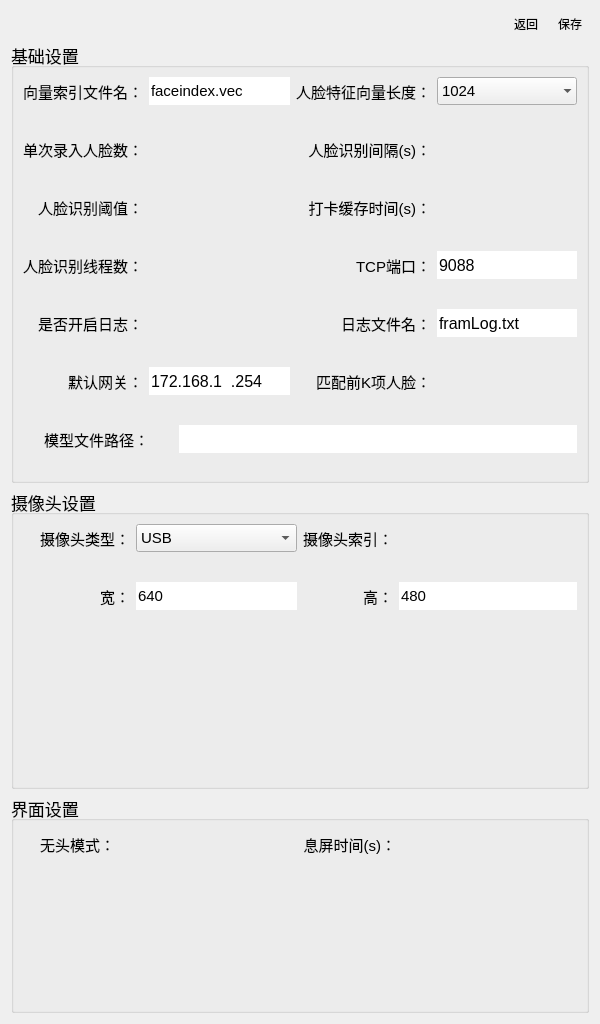
<?xml version="1.0" encoding="UTF-8"?>
<ui version="4.0">
 <class>SettingWidget</class>
 <widget class="QWidget" name="SettingWidget">
  <property name="geometry">
   <rect>
    <x>0</x>
    <y>0</y>
    <width>600</width>
    <height>1024</height>
   </rect>
  </property>
  <property name="minimumSize">
   <size>
    <width>600</width>
    <height>0</height>
   </size>
  </property>
  <property name="maximumSize">
   <size>
    <width>600</width>
    <height>16777215</height>
   </size>
  </property>
  <property name="windowTitle">
   <string>Form</string>
  </property>
  <layout class="QVBoxLayout" name="verticalLayout">
   <item>
    <layout class="QHBoxLayout" name="horizontalLayout">
     <item>
      <spacer name="horizontalSpacer">
       <property name="orientation">
        <enum>Qt::Horizontal</enum>
       </property>
       <property name="sizeHint" stdset="0">
        <size>
         <width>40</width>
         <height>20</height>
        </size>
       </property>
      </spacer>
     </item>
     <item>
      <widget class="QToolButton" name="tb_back">
       <property name="text">
        <string>返回</string>
       </property>
       <property name="icon">
        <iconset resource="../../qrc.qrc">
         <normaloff>:/img/icon_return.png</normaloff>:/img/icon_return.png</iconset>
       </property>
       <property name="iconSize">
        <size>
         <width>28</width>
         <height>28</height>
        </size>
       </property>
       <property name="toolButtonStyle">
        <enum>Qt::ToolButtonTextBesideIcon</enum>
       </property>
       <property name="autoRaise">
        <bool>true</bool>
       </property>
      </widget>
     </item>
     <item>
      <widget class="QToolButton" name="tb_save">
       <property name="text">
        <string>保存</string>
       </property>
       <property name="icon">
        <iconset resource="../../qrc.qrc">
         <normaloff>:/img/icon_save.png</normaloff>:/img/icon_save.png</iconset>
       </property>
       <property name="iconSize">
        <size>
         <width>28</width>
         <height>28</height>
        </size>
       </property>
       <property name="toolButtonStyle">
        <enum>Qt::ToolButtonTextBesideIcon</enum>
       </property>
       <property name="autoRaise">
        <bool>true</bool>
       </property>
      </widget>
     </item>
    </layout>
   </item>
   <item>
    <widget class="QGroupBox" name="groupBox">
     <property name="sizePolicy">
      <sizepolicy hsizetype="Preferred" vsizetype="Expanding">
       <horstretch>0</horstretch>
       <verstretch>0</verstretch>
      </sizepolicy>
     </property>
     <property name="font">
      <font>
       <pointsize>13</pointsize>
       <italic>false</italic>
       <bold>false</bold>
       <underline>false</underline>
       <strikeout>false</strikeout>
      </font>
     </property>
     <property name="title">
      <string>基础设置</string>
     </property>
     <layout class="QVBoxLayout" name="verticalLayout_3">
      <item>
       <layout class="QVBoxLayout" name="verticalLayout_2">
        <property name="spacing">
         <number>30</number>
        </property>
        <item>
         <layout class="QHBoxLayout" name="horizontalLayout_3">
          <property name="spacing">
           <number>6</number>
          </property>
          <item>
           <layout class="QFormLayout" name="formLayout_3">
            <property name="labelAlignment">
             <set>Qt::AlignRight|Qt::AlignTrailing|Qt::AlignVCenter</set>
            </property>
            <property name="formAlignment">
             <set>Qt::AlignLeading|Qt::AlignLeft|Qt::AlignTop</set>
            </property>
            <property name="verticalSpacing">
             <number>30</number>
            </property>
            <item row="0" column="0">
             <widget class="QLabel" name="label">
              <property name="font">
               <font>
                <pointsize>11</pointsize>
                <italic>false</italic>
                <bold>false</bold>
                <underline>false</underline>
                <strikeout>false</strikeout>
               </font>
              </property>
              <property name="text">
               <string>向量索引文件名：</string>
              </property>
              <property name="alignment">
               <set>Qt::AlignRight|Qt::AlignTrailing|Qt::AlignVCenter</set>
              </property>
             </widget>
            </item>
            <item row="0" column="1">
             <widget class="QLineEdit" name="le_index_file">
              <property name="minimumSize">
               <size>
                <width>0</width>
                <height>28</height>
               </size>
              </property>
              <property name="font">
               <font>
                <pointsize>11</pointsize>
                <italic>false</italic>
                <bold>false</bold>
                <underline>false</underline>
                <strikeout>false</strikeout>
               </font>
              </property>
              <property name="text">
               <string>faceindex.vec</string>
              </property>
              <property name="frame">
               <bool>false</bool>
              </property>
              <property name="readOnly">
               <bool>true</bool>
              </property>
              <property name="clearButtonEnabled">
               <bool>false</bool>
              </property>
             </widget>
            </item>
            <item row="1" column="0">
             <widget class="QLabel" name="label_2">
              <property name="font">
               <font>
                <pointsize>11</pointsize>
                <italic>false</italic>
                <bold>false</bold>
                <underline>false</underline>
                <strikeout>false</strikeout>
               </font>
              </property>
              <property name="text">
               <string>单次录入人脸数：</string>
              </property>
              <property name="alignment">
               <set>Qt::AlignRight|Qt::AlignTrailing|Qt::AlignVCenter</set>
              </property>
             </widget>
            </item>
            <item row="1" column="1">
             <widget class="SpinBox" name="csb_max_face_num" native="true">
              <property name="minimumSize">
               <size>
                <width>0</width>
                <height>28</height>
               </size>
              </property>
             </widget>
            </item>
            <item row="2" column="0">
             <widget class="QLabel" name="label_3">
              <property name="font">
               <font>
                <pointsize>11</pointsize>
                <italic>false</italic>
                <bold>false</bold>
                <underline>false</underline>
                <strikeout>false</strikeout>
               </font>
              </property>
              <property name="text">
               <string>人脸识别阈值：</string>
              </property>
              <property name="alignment">
               <set>Qt::AlignRight|Qt::AlignTrailing|Qt::AlignVCenter</set>
              </property>
             </widget>
            </item>
            <item row="2" column="1">
             <widget class="SpinBoxDouble" name="csb_rec_threshold" native="true">
              <property name="minimumSize">
               <size>
                <width>0</width>
                <height>28</height>
               </size>
              </property>
             </widget>
            </item>
            <item row="3" column="0">
             <widget class="QLabel" name="label_4">
              <property name="font">
               <font>
                <pointsize>11</pointsize>
                <italic>false</italic>
                <bold>false</bold>
                <underline>false</underline>
                <strikeout>false</strikeout>
               </font>
              </property>
              <property name="text">
               <string>人脸识别线程数：</string>
              </property>
              <property name="alignment">
               <set>Qt::AlignRight|Qt::AlignTrailing|Qt::AlignVCenter</set>
              </property>
             </widget>
            </item>
            <item row="3" column="1">
             <widget class="SpinBox" name="csb_face_thread_num" native="true">
              <property name="minimumSize">
               <size>
                <width>0</width>
                <height>28</height>
               </size>
              </property>
             </widget>
            </item>
            <item row="4" column="0">
             <widget class="QLabel" name="label_5">
              <property name="font">
               <font>
                <pointsize>11</pointsize>
                <italic>false</italic>
                <bold>false</bold>
                <underline>false</underline>
                <strikeout>false</strikeout>
               </font>
              </property>
              <property name="text">
               <string>是否开启日志：</string>
              </property>
              <property name="alignment">
               <set>Qt::AlignRight|Qt::AlignTrailing|Qt::AlignVCenter</set>
              </property>
             </widget>
            </item>
            <item row="4" column="1">
             <widget class="ImageSwitch" name="cb_is_wriye_log" native="true">
              <property name="minimumSize">
               <size>
                <width>0</width>
                <height>28</height>
               </size>
              </property>
             </widget>
            </item>
            <item row="5" column="0">
             <widget class="QLabel" name="label_11">
              <property name="font">
               <font>
                <pointsize>11</pointsize>
                <italic>false</italic>
                <bold>false</bold>
                <underline>false</underline>
                <strikeout>false</strikeout>
               </font>
              </property>
              <property name="text">
               <string>默认网关：</string>
              </property>
              <property name="alignment">
               <set>Qt::AlignRight|Qt::AlignTrailing|Qt::AlignVCenter</set>
              </property>
             </widget>
            </item>
            <item row="5" column="1">
             <widget class="QLineEdit" name="le_gateway">
              <property name="minimumSize">
               <size>
                <width>0</width>
                <height>28</height>
               </size>
              </property>
              <property name="font">
               <font>
                <pointsize>12</pointsize>
                <italic>false</italic>
                <bold>false</bold>
                <underline>false</underline>
                <strikeout>false</strikeout>
               </font>
              </property>
              <property name="inputMask">
               <string>000.000.000.000</string>
              </property>
              <property name="text">
               <string>172.168.1.254</string>
              </property>
              <property name="frame">
               <bool>false</bool>
              </property>
             </widget>
            </item>
           </layout>
          </item>
          <item>
           <layout class="QFormLayout" name="formLayout_4">
            <property name="labelAlignment">
             <set>Qt::AlignRight|Qt::AlignTrailing|Qt::AlignVCenter</set>
            </property>
            <property name="verticalSpacing">
             <number>30</number>
            </property>
            <item row="0" column="0">
             <widget class="QLabel" name="label_10">
              <property name="font">
               <font>
                <pointsize>11</pointsize>
                <italic>false</italic>
                <bold>false</bold>
                <underline>false</underline>
                <strikeout>false</strikeout>
               </font>
              </property>
              <property name="text">
               <string>人脸特征向量长度：</string>
              </property>
              <property name="alignment">
               <set>Qt::AlignRight|Qt::AlignTrailing|Qt::AlignVCenter</set>
              </property>
             </widget>
            </item>
            <item row="0" column="1">
             <widget class="QComboBox" name="cb_vector_size">
              <property name="minimumSize">
               <size>
                <width>0</width>
                <height>28</height>
               </size>
              </property>
              <property name="font">
               <font>
                <pointsize>11</pointsize>
                <italic>false</italic>
                <bold>false</bold>
                <underline>false</underline>
                <strikeout>false</strikeout>
               </font>
              </property>
              <property name="editable">
               <bool>false</bool>
              </property>
              <property name="iconSize">
               <size>
                <width>16</width>
                <height>16</height>
               </size>
              </property>
              <property name="duplicatesEnabled">
               <bool>false</bool>
              </property>
              <property name="frame">
               <bool>false</bool>
              </property>
              <item>
               <property name="text">
                <string>1024</string>
               </property>
              </item>
              <item>
               <property name="text">
                <string>512</string>
               </property>
              </item>
              <item>
               <property name="text">
                <string>256</string>
               </property>
              </item>
              <item>
               <property name="text">
                <string>2048</string>
               </property>
              </item>
             </widget>
            </item>
            <item row="1" column="0">
             <widget class="QLabel" name="label_7">
              <property name="font">
               <font>
                <pointsize>11</pointsize>
                <italic>false</italic>
                <bold>false</bold>
                <underline>false</underline>
                <strikeout>false</strikeout>
               </font>
              </property>
              <property name="text">
               <string>人脸识别间隔(s)：</string>
              </property>
              <property name="alignment">
               <set>Qt::AlignRight|Qt::AlignTrailing|Qt::AlignVCenter</set>
              </property>
             </widget>
            </item>
            <item row="1" column="1">
             <widget class="SpinBoxDouble" name="csb_rec_interval" native="true">
              <property name="minimumSize">
               <size>
                <width>0</width>
                <height>28</height>
               </size>
              </property>
             </widget>
            </item>
            <item row="2" column="0">
             <widget class="QLabel" name="label_8">
              <property name="font">
               <font>
                <pointsize>11</pointsize>
                <italic>false</italic>
                <bold>false</bold>
                <underline>false</underline>
                <strikeout>false</strikeout>
               </font>
              </property>
              <property name="text">
               <string>打卡缓存时间(s)：</string>
              </property>
              <property name="alignment">
               <set>Qt::AlignRight|Qt::AlignTrailing|Qt::AlignVCenter</set>
              </property>
             </widget>
            </item>
            <item row="2" column="1">
             <widget class="SpinBox" name="csb_record_interval" native="true">
              <property name="minimumSize">
               <size>
                <width>0</width>
                <height>28</height>
               </size>
              </property>
             </widget>
            </item>
            <item row="3" column="0">
             <widget class="QLabel" name="label_9">
              <property name="font">
               <font>
                <pointsize>11</pointsize>
                <italic>false</italic>
                <bold>false</bold>
                <underline>false</underline>
                <strikeout>false</strikeout>
               </font>
              </property>
              <property name="text">
               <string>TCP端口：</string>
              </property>
              <property name="alignment">
               <set>Qt::AlignRight|Qt::AlignTrailing|Qt::AlignVCenter</set>
              </property>
             </widget>
            </item>
            <item row="3" column="1">
             <widget class="QLineEdit" name="le_socket_port">
              <property name="minimumSize">
               <size>
                <width>0</width>
                <height>28</height>
               </size>
              </property>
              <property name="font">
               <font>
                <pointsize>12</pointsize>
                <italic>false</italic>
                <bold>false</bold>
                <underline>false</underline>
                <strikeout>false</strikeout>
               </font>
              </property>
              <property name="text">
               <string>9088</string>
              </property>
              <property name="frame">
               <bool>false</bool>
              </property>
             </widget>
            </item>
            <item row="4" column="0">
             <widget class="QLabel" name="label_6">
              <property name="font">
               <font>
                <pointsize>11</pointsize>
                <italic>false</italic>
                <bold>false</bold>
                <underline>false</underline>
                <strikeout>false</strikeout>
               </font>
              </property>
              <property name="text">
               <string>日志文件名：</string>
              </property>
              <property name="alignment">
               <set>Qt::AlignRight|Qt::AlignTrailing|Qt::AlignVCenter</set>
              </property>
             </widget>
            </item>
            <item row="4" column="1">
             <widget class="QLineEdit" name="le_log_file">
              <property name="minimumSize">
               <size>
                <width>0</width>
                <height>28</height>
               </size>
              </property>
              <property name="font">
               <font>
                <pointsize>12</pointsize>
                <italic>false</italic>
                <bold>false</bold>
                <underline>false</underline>
                <strikeout>false</strikeout>
               </font>
              </property>
              <property name="text">
               <string>framLog.txt</string>
              </property>
              <property name="frame">
               <bool>false</bool>
              </property>
              <property name="readOnly">
               <bool>true</bool>
              </property>
             </widget>
            </item>
            <item row="5" column="0">
             <widget class="QLabel" name="label_12">
              <property name="font">
               <font>
                <pointsize>11</pointsize>
                <italic>false</italic>
                <bold>false</bold>
                <underline>false</underline>
                <strikeout>false</strikeout>
               </font>
              </property>
              <property name="text">
               <string>匹配前K项人脸：</string>
              </property>
              <property name="alignment">
               <set>Qt::AlignRight|Qt::AlignTrailing|Qt::AlignVCenter</set>
              </property>
             </widget>
            </item>
            <item row="5" column="1">
             <widget class="SpinBox" name="csb_top_k" native="true">
              <property name="minimumSize">
               <size>
                <width>0</width>
                <height>28</height>
               </size>
              </property>
             </widget>
            </item>
           </layout>
          </item>
         </layout>
        </item>
        <item>
         <layout class="QHBoxLayout" name="horizontalLayout_4">
          <item>
           <widget class="QLabel" name="label_13">
            <property name="font">
             <font>
              <pointsize>11</pointsize>
              <italic>false</italic>
              <bold>false</bold>
              <underline>false</underline>
              <strikeout>false</strikeout>
             </font>
            </property>
            <property name="text">
             <string>     模型文件路径：</string>
            </property>
            <property name="alignment">
             <set>Qt::AlignRight|Qt::AlignTrailing|Qt::AlignVCenter</set>
            </property>
           </widget>
          </item>
          <item>
           <widget class="QLineEdit" name="le_model_dir">
            <property name="minimumSize">
             <size>
              <width>0</width>
              <height>28</height>
             </size>
            </property>
            <property name="font">
             <font>
              <pointsize>12</pointsize>
              <italic>false</italic>
              <bold>false</bold>
              <underline>false</underline>
              <strikeout>false</strikeout>
             </font>
            </property>
            <property name="frame">
             <bool>false</bool>
            </property>
            <property name="readOnly">
             <bool>true</bool>
            </property>
           </widget>
          </item>
         </layout>
        </item>
       </layout>
      </item>
      <item>
       <spacer name="verticalSpacer">
        <property name="orientation">
         <enum>Qt::Vertical</enum>
        </property>
        <property name="sizeHint" stdset="0">
         <size>
          <width>20</width>
          <height>18</height>
         </size>
        </property>
       </spacer>
      </item>
     </layout>
    </widget>
   </item>
   <item>
    <widget class="QGroupBox" name="groupBox_2">
     <property name="minimumSize">
      <size>
       <width>0</width>
       <height>300</height>
      </size>
     </property>
     <property name="font">
      <font>
       <pointsize>13</pointsize>
       <italic>false</italic>
       <bold>false</bold>
       <underline>false</underline>
       <strikeout>false</strikeout>
      </font>
     </property>
     <property name="title">
      <string>摄像头设置</string>
     </property>
     <layout class="QVBoxLayout" name="verticalLayout_4">
      <item>
       <layout class="QHBoxLayout" name="horizontalLayout_2">
        <item>
         <layout class="QFormLayout" name="formLayout">
          <property name="labelAlignment">
           <set>Qt::AlignRight|Qt::AlignTrailing|Qt::AlignVCenter</set>
          </property>
          <property name="verticalSpacing">
           <number>30</number>
          </property>
          <item row="0" column="0">
           <widget class="QLabel" name="label_17">
            <property name="font">
             <font>
              <pointsize>11</pointsize>
              <italic>false</italic>
              <bold>false</bold>
              <underline>false</underline>
              <strikeout>false</strikeout>
             </font>
            </property>
            <property name="text">
             <string>    摄像头类型：</string>
            </property>
            <property name="alignment">
             <set>Qt::AlignRight|Qt::AlignTrailing|Qt::AlignVCenter</set>
            </property>
           </widget>
          </item>
          <item row="0" column="1">
           <widget class="QComboBox" name="cb_camera_type">
            <property name="minimumSize">
             <size>
              <width>0</width>
              <height>28</height>
             </size>
            </property>
            <property name="font">
             <font>
              <pointsize>11</pointsize>
              <italic>false</italic>
              <bold>false</bold>
              <underline>false</underline>
              <strikeout>false</strikeout>
             </font>
            </property>
            <item>
             <property name="text">
              <string>USB</string>
             </property>
            </item>
            <item>
             <property name="text">
              <string>MIPI</string>
             </property>
            </item>
           </widget>
          </item>
          <item row="1" column="0">
           <widget class="QLabel" name="label_16">
            <property name="font">
             <font>
              <pointsize>11</pointsize>
              <italic>false</italic>
              <bold>false</bold>
              <underline>false</underline>
              <strikeout>false</strikeout>
             </font>
            </property>
            <property name="text">
             <string>宽：</string>
            </property>
            <property name="alignment">
             <set>Qt::AlignRight|Qt::AlignTrailing|Qt::AlignVCenter</set>
            </property>
           </widget>
          </item>
          <item row="1" column="1">
           <widget class="QLineEdit" name="le_frame_width">
            <property name="minimumSize">
             <size>
              <width>0</width>
              <height>28</height>
             </size>
            </property>
            <property name="font">
             <font>
              <pointsize>11</pointsize>
              <italic>false</italic>
              <bold>false</bold>
              <underline>false</underline>
              <strikeout>false</strikeout>
             </font>
            </property>
            <property name="text">
             <string>640</string>
            </property>
            <property name="frame">
             <bool>false</bool>
            </property>
           </widget>
          </item>
         </layout>
        </item>
        <item>
         <layout class="QFormLayout" name="formLayout_2">
          <property name="labelAlignment">
           <set>Qt::AlignRight|Qt::AlignTrailing|Qt::AlignVCenter</set>
          </property>
          <property name="verticalSpacing">
           <number>30</number>
          </property>
          <item row="0" column="0">
           <widget class="QLabel" name="label_14">
            <property name="font">
             <font>
              <pointsize>11</pointsize>
              <italic>false</italic>
              <bold>false</bold>
              <underline>false</underline>
              <strikeout>false</strikeout>
             </font>
            </property>
            <property name="text">
             <string>摄像头索引：</string>
            </property>
            <property name="alignment">
             <set>Qt::AlignRight|Qt::AlignTrailing|Qt::AlignVCenter</set>
            </property>
           </widget>
          </item>
          <item row="0" column="1">
           <widget class="SpinBox" name="csb_camera_index" native="true">
            <property name="minimumSize">
             <size>
              <width>0</width>
              <height>28</height>
             </size>
            </property>
            <property name="font">
             <font>
              <pointsize>11</pointsize>
              <italic>false</italic>
              <bold>false</bold>
              <underline>false</underline>
              <strikeout>false</strikeout>
             </font>
            </property>
           </widget>
          </item>
          <item row="1" column="0">
           <widget class="QLabel" name="label_15">
            <property name="font">
             <font>
              <pointsize>11</pointsize>
              <italic>false</italic>
              <bold>false</bold>
              <underline>false</underline>
              <strikeout>false</strikeout>
             </font>
            </property>
            <property name="text">
             <string>高：</string>
            </property>
            <property name="alignment">
             <set>Qt::AlignRight|Qt::AlignTrailing|Qt::AlignVCenter</set>
            </property>
           </widget>
          </item>
          <item row="1" column="1">
           <widget class="QLineEdit" name="le_frame_height">
            <property name="minimumSize">
             <size>
              <width>0</width>
              <height>28</height>
             </size>
            </property>
            <property name="font">
             <font>
              <pointsize>11</pointsize>
              <italic>false</italic>
              <bold>false</bold>
              <underline>false</underline>
              <strikeout>false</strikeout>
             </font>
            </property>
            <property name="text">
             <string>480</string>
            </property>
            <property name="frame">
             <bool>false</bool>
            </property>
           </widget>
          </item>
         </layout>
        </item>
       </layout>
      </item>
      <item>
       <spacer name="verticalSpacer_2">
        <property name="orientation">
         <enum>Qt::Vertical</enum>
        </property>
        <property name="sizeHint" stdset="0">
         <size>
          <width>20</width>
          <height>160</height>
         </size>
        </property>
       </spacer>
      </item>
     </layout>
    </widget>
   </item>
   <item>
    <widget class="QGroupBox" name="groupBox_3">
     <property name="minimumSize">
      <size>
       <width>0</width>
       <height>200</height>
      </size>
     </property>
     <property name="font">
      <font>
       <pointsize>13</pointsize>
       <italic>false</italic>
       <bold>false</bold>
       <underline>false</underline>
       <strikeout>false</strikeout>
      </font>
     </property>
     <property name="title">
      <string>界面设置</string>
     </property>
     <layout class="QVBoxLayout" name="verticalLayout_5">
      <item>
       <layout class="QHBoxLayout" name="horizontalLayout_5">
        <item>
         <layout class="QFormLayout" name="formLayout_5">
          <property name="labelAlignment">
           <set>Qt::AlignRight|Qt::AlignTrailing|Qt::AlignVCenter</set>
          </property>
          <property name="verticalSpacing">
           <number>30</number>
          </property>
          <item row="0" column="0">
           <widget class="QLabel" name="label_18">
            <property name="font">
             <font>
              <pointsize>11</pointsize>
              <italic>false</italic>
              <bold>false</bold>
              <underline>false</underline>
              <strikeout>false</strikeout>
             </font>
            </property>
            <property name="text">
             <string>    无头模式：</string>
            </property>
            <property name="alignment">
             <set>Qt::AlignRight|Qt::AlignTrailing|Qt::AlignVCenter</set>
            </property>
           </widget>
          </item>
          <item row="0" column="1">
           <widget class="ImageSwitch" name="cb_is_frameless" native="true">
            <property name="minimumSize">
             <size>
              <width>0</width>
              <height>28</height>
             </size>
            </property>
           </widget>
          </item>
         </layout>
        </item>
        <item>
         <layout class="QFormLayout" name="formLayout_6">
          <property name="labelAlignment">
           <set>Qt::AlignRight|Qt::AlignTrailing|Qt::AlignVCenter</set>
          </property>
          <property name="verticalSpacing">
           <number>30</number>
          </property>
          <item row="0" column="0">
           <widget class="QLabel" name="label_19">
            <property name="font">
             <font>
              <pointsize>11</pointsize>
              <italic>false</italic>
              <bold>false</bold>
              <underline>false</underline>
              <strikeout>false</strikeout>
             </font>
            </property>
            <property name="text">
             <string>息屏时间(s)：</string>
            </property>
            <property name="alignment">
             <set>Qt::AlignRight|Qt::AlignTrailing|Qt::AlignVCenter</set>
            </property>
           </widget>
          </item>
          <item row="0" column="1">
           <widget class="SpinBox" name="csb_display_off_intervel" native="true">
            <property name="minimumSize">
             <size>
              <width>0</width>
              <height>28</height>
             </size>
            </property>
           </widget>
          </item>
         </layout>
        </item>
       </layout>
      </item>
      <item>
       <spacer name="verticalSpacer_3">
        <property name="orientation">
         <enum>Qt::Vertical</enum>
        </property>
        <property name="sizeHint" stdset="0">
         <size>
          <width>20</width>
          <height>118</height>
         </size>
        </property>
       </spacer>
      </item>
     </layout>
    </widget>
   </item>
  </layout>
 </widget>
 <customwidgets>
  <customwidget>
   <class>ImageSwitch</class>
   <extends>QWidget</extends>
   <header location="global">imageswitch.h</header>
   <container>1</container>
  </customwidget>
  <customwidget>
   <class>SpinBox</class>
   <extends>QWidget</extends>
   <header location="global">spinbox.h</header>
   <container>1</container>
  </customwidget>
  <customwidget>
   <class>SpinBoxDouble</class>
   <extends>QWidget</extends>
   <header location="global">spinboxdouble.h</header>
   <container>1</container>
  </customwidget>
 </customwidgets>
 <resources>
  <include location="../../qrc.qrc"/>
 </resources>
 <connections/>
</ui>
